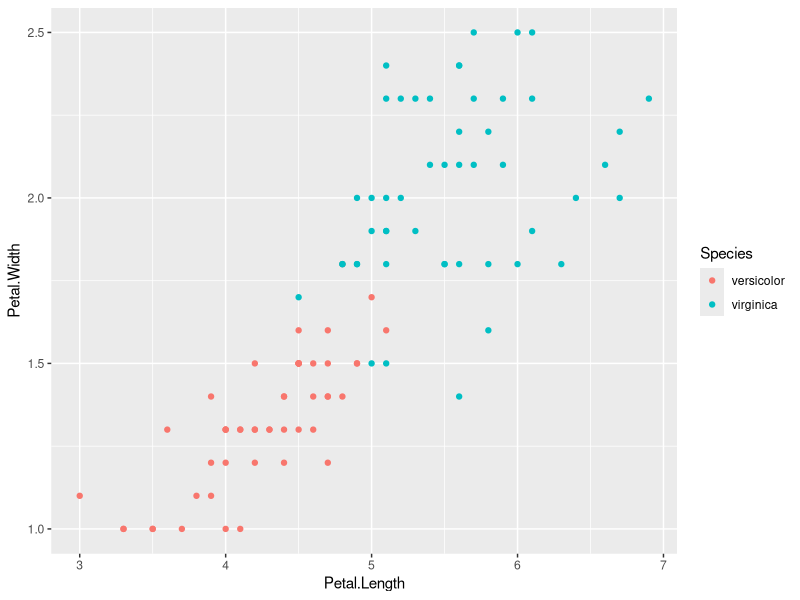
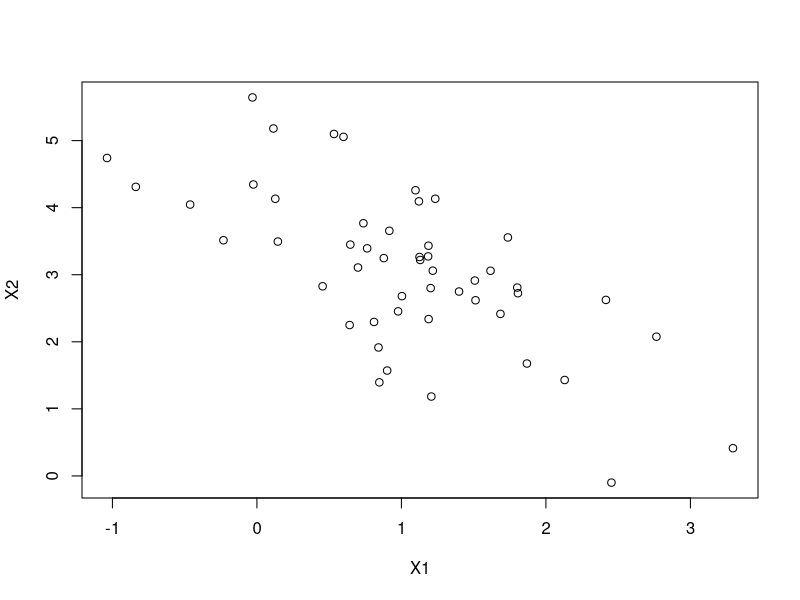
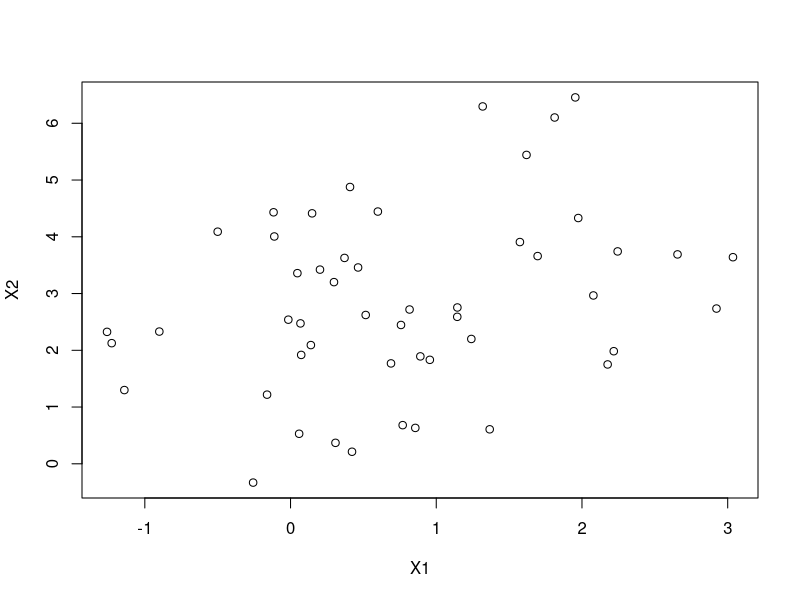
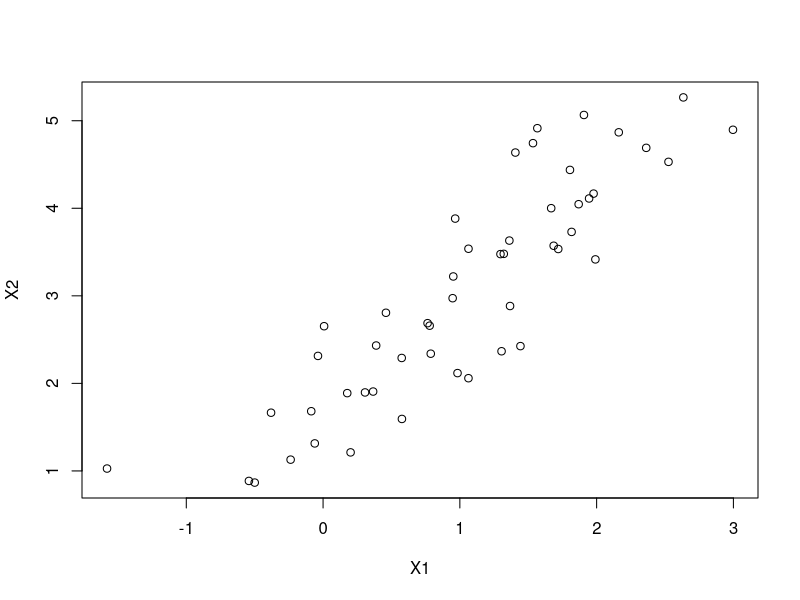
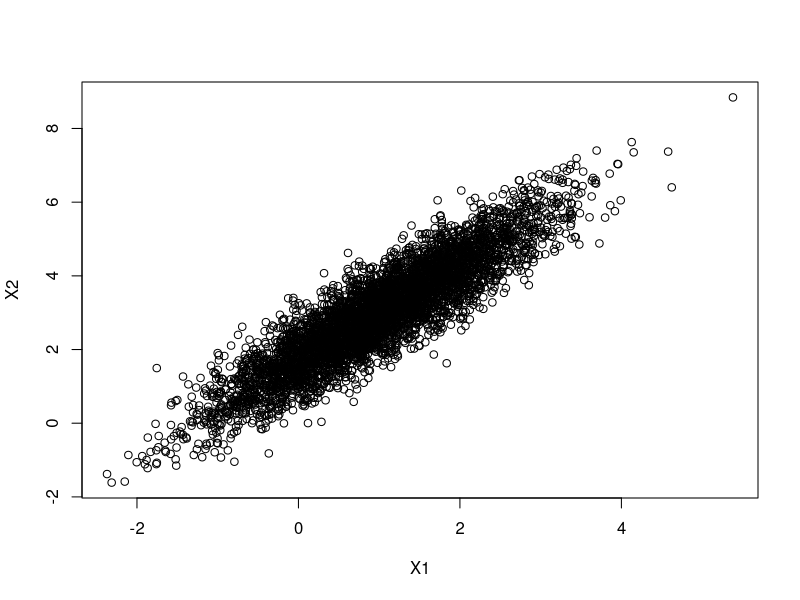

Generate these figures, in order, with R:
## ---- chunk 1
data(iris)
d<-iris

library(tidyverse)

iris %>%
  filter(Species %in% c("versicolor", "virginica")) %>%
  ggplot(aes(x = Petal.Length, y = Petal.Width, color = Species)) +
  geom_point()
## ---- chunk 2

rbinorm <- function(n, mu1, mu2, rho, sigma1sq, sigma2sq) {
  # returns a n x 2 matrix, each row is 
  sigma1 <- sqrt(sigma1sq)
  sigma2 <- sqrt(sigma2sq)
  
  u <- rnorm(n)
  v <- rnorm(n)
  
  x1 <- mu1 + sigma1 * sqrt(1 - rho^2) * u + sigma1 * rho * v
  x2 <- mu2 + sigma2 * v
  
  return(cbind(x1, x2))
}

# rho = -0.7
genpoints<-rbinorm(50, 1, 3, -0.7, 1, 2)
plot(genpoints, xlab="X1", ylab="X2")

# rho = 0.1
genpoints<-rbinorm(50, 1, 3, 0.1, 1, 2)
plot(genpoints, xlab="X1", ylab="X2")

# rho = 0.9
genpoints<-rbinorm(50, 1, 3, 0.9, 1, 2)
plot(genpoints, xlab="X1", ylab="X2")

# testing with more samples to show elliptically contoured shape
genpoints <- rbinorm(5000, mu1=1, mu2=3, rho=0.9, sigma1sq=1, sigma2sq=2)
plot(genpoints, xlab="X1", ylab="X2")

  
## ---- chunk 3
## i think we can delete the function below if we just run all the code chunks at once

#rbinorm <- function(n, mu1, mu2, rho, #sigma1sq, sigma2sq) {
  # returns a n x 2 matrix, each row is 
#  sigma1 <- sqrt(sigma1sq)
#  sigma2 <- sqrt(sigma2sq)
#  
#  u <- rnorm(n)
#  v <- rnorm(n)
#  
#  x1 <- mu1 + sigma1 * sqrt(1 - rho^2) * u + sigma1 * rho * 
#  x2 <- mu2 + sigma2 * v
  
#  return(cbind(x1, x2))
#}

M <- rbinorm(50, mu1=1, mu2=3, rho=0.7, sigma1sq=1, sigma2sq=3)
colMeans(M)
cov(M)

N <- rbinorm(10000, mu1=1, mu2=3, rho=0.7, sigma1sq=1, sigma2sq=3)
colMeans(N)
cov(N)

## ---- chunk 4
rbinorm <- function(n, mu1, mu2, rho, sigma1sq, sigma2sq) {
  # returns a n x 2 matrix, each row is 
  sigma1 <- sqrt(sigma1sq)
  sigma2 <- sqrt(sigma2sq)
  
  u <- rnorm(n)
  v <- rnorm(n)
  
  x1 <- mu1 + sigma1 * sqrt(1 - rho^2) * u + sigma1 * rho * v
  x2 <- mu2 + sigma2 * v
  
  return(cbind(x1, x2))
}

x0 <- d %>% filter(Species=="versicolor") %>% select(3:4)
x1 <- d %>% filter(Species=="virginica") %>% select(3:4)
